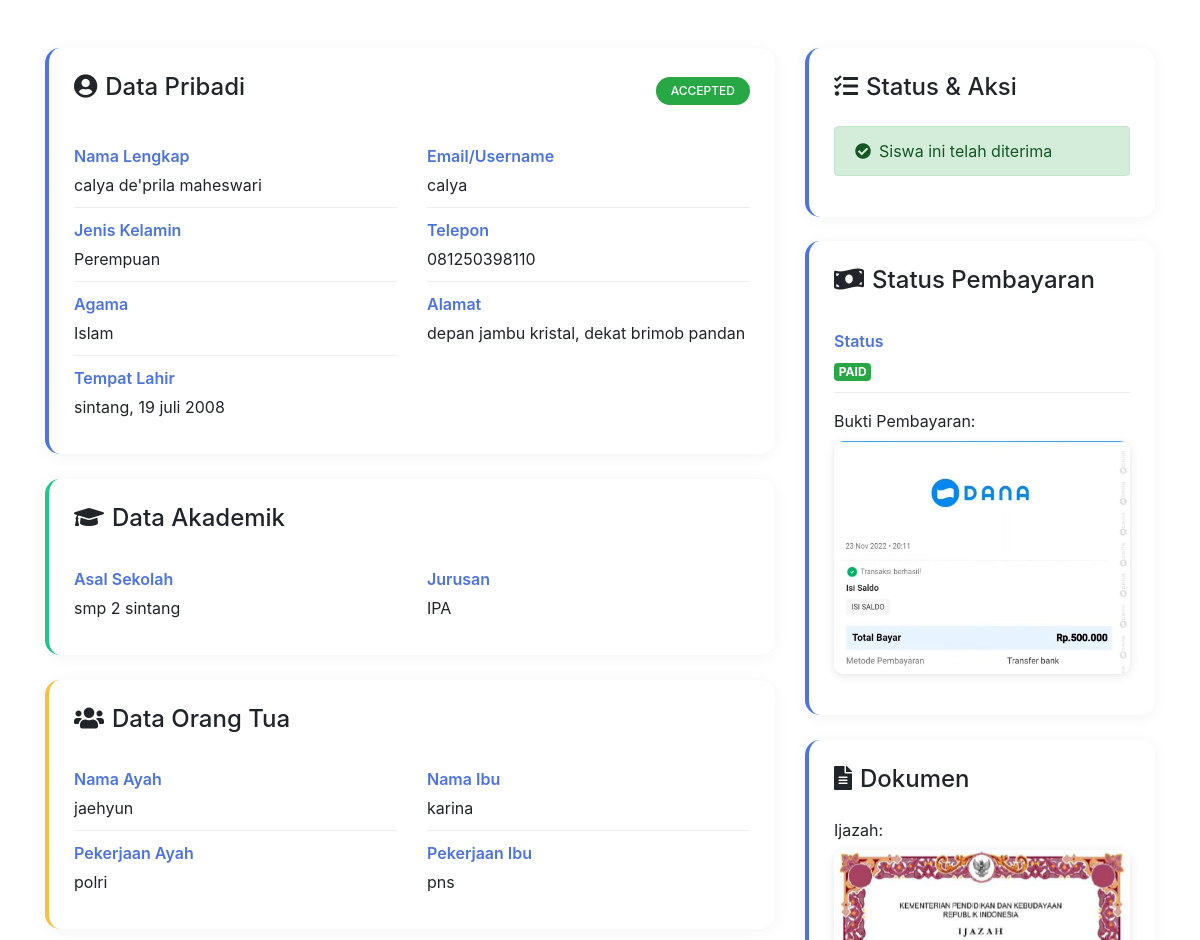
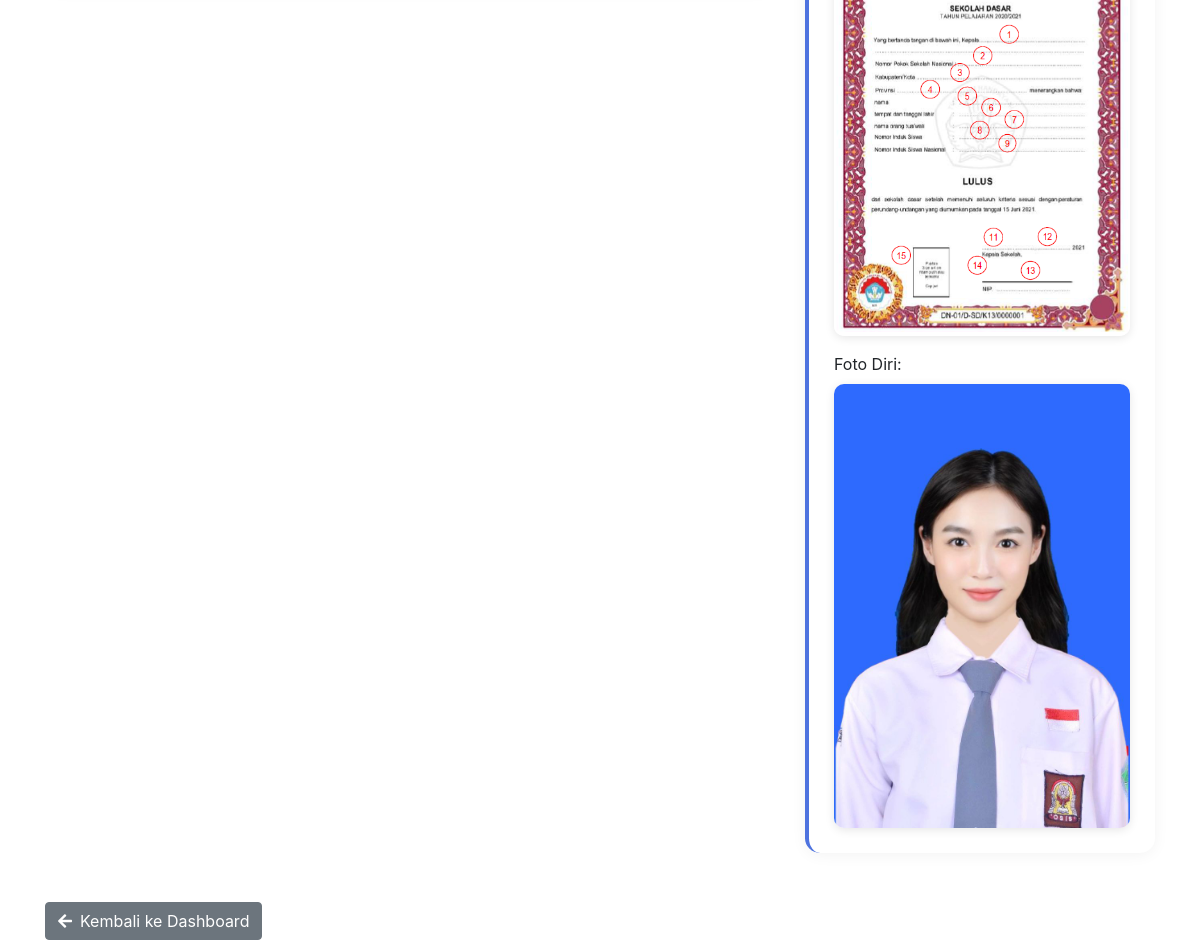
The page /admin/detail/3 on the database its author committed (2 pictures, top to bottom).
### models.py (models this page shows, shortened)
class User(UserMixin, db.Model):
    __tablename__ = 'user'
    id = db.Column(db.Integer, primary_key=True)
    username = db.Column(db.String(80), unique=True, nullable=False)
    password = db.Column(db.String(120), nullable=False)
    role = db.Column(db.String(20), nullable=False, default='user')
    status = db.Column(db.String(20), nullable=False, default='pending')
    full_name = db.Column(db.String(100))
    phone = db.Column(db.String(20))
    address = db.Column(db.String(200))
    jurusan = db.Column(db.String(50))
    payment_status = db.Column(db.String(20), default='unpaid')  # unpaid/pending/paid
    payment_proof = db.Column(db.String(200))
    bank_name = db.Column(db.String(50))
    sender_name = db.Column(db.String(100))
    bukti_pembayaran = db.Column(db.String(200))
    ijasah = db.Column(db.String(200))
    foto_diri = db.Column(db.String(200))
    tempat_lahir = db.Column(db.String(200))
    asal_sekolah = db.Column(db.String(200))
    nama_ayah = db.Column(db.String(100))
    pekerjaan_ayah = db.Column(db.String(100))
    nama_ibu = db.Column(db.String(100))
    pekerjaan_ibu = db.Column(db.String(100))
    gender = db.Column(db.String(20))
    agama = db.Column(db.String(20))

### factory.py (the view)
    @app.route('/admin/detail/<int:user_id>', methods=['GET'])
    def admin_detail(user_id):
        from models import User
        user = User.query.get(user_id)
        if user:
            return render_template("admin_detail.html", user=user)
        return redirect(url_for('admin_dashboard'))

### templates/admin_detail.html (shortened to what this page needs)
<!DOCTYPE html>
<html>
<head>
  <link href="https://maxcdn.bootstrapcdn.com/bootstrap/4.5.2/css/bootstrap.min.css" rel="stylesheet">
  <link href="https://cdnjs.cloudflare.com/ajax/libs/font-awesome/5.15.4/css/all.min.css" rel="stylesheet">
</head>
<body>
  <div class="container mt-5">
    <div class="row">
      <div class="col-md-8">
        <div class="info-section">
          <div class="d-flex justify-content-between align-items-center mb-4">
            <h4><i class="fas fa-user-circle mr-2"></i>Data Pribadi</h4>
            <span class="status-badge badge badge-{{ 'success' if user.status == 'accepted' else 'warning' if user.status == 'pending' else 'danger' }}">
              {{ user.status|upper }}
            </span>
          </div>
          <div class="row">
            <div class="col-md-6">
              <div class="info-item">
                <div class="info-label">Nama Lengkap</div>
                <div>{{ user.full_name or '-' }}</div>
              </div>
              <div class="info-item">
                <div class="info-label">Jenis Kelamin</div>
                <div>{{ user.gender or '-' }}</div>
              </div>
              <div class="info-item">
                <div class="info-label">Agama</div>
                <div>{{ user.agama or '-' }}</div>
              </div>
              <div class="info-item">
                <div class="info-label">Tempat Lahir</div>
                <div>{{ user.tempat_lahir or '-' }}</div>
              </div>
            </div>
            <div class="col-md-6">
              <div class="info-item">
                <div class="info-label">Email/Username</div>
                <div>{{ user.username }}</div>
              </div>
              <div class="info-item">
                <div class="info-label">Telepon</div>
                <div>{{ user.phone or '-' }}</div>
              </div>
              <div class="info-item">
                <div class="info-label">Alamat</div>
                <div>{{ user.address or '-' }}</div>
              </div>
            </div>
          </div>
        </div>
        <div class="info-section success">
          <h4 class="mb-4"><i class="fas fa-graduation-cap mr-2"></i>Data Akademik</h4>
          <div class="row">
            <div class="col-md-6">
              <div class="info-item">
                <div class="info-label">Asal Sekolah</div>
                <div>{{ user.asal_sekolah or '-' }}</div>
              </div>
            </div>
            <div class="col-md-6">
              <div class="info-item">
                <div class="info-label">Jurusan</div>
                <div>{{ user.jurusan or '-' }}</div>
              </div>
            </div>
          </div>
        </div>
        <div class="info-section warning">
          <h4 class="mb-4"><i class="fas fa-users mr-2"></i>Data Orang Tua</h4>
          <div class="row">
            <div class="col-md-6">
              <div class="info-item">
                <div class="info-label">Nama Ayah</div>
                <div>{{ user.nama_ayah or '-' }}</div>
              </div>
              <div class="info-item">
                <div class="info-label">Pekerjaan Ayah</div>
                <div>{{ user.pekerjaan_ayah or '-' }}</div>
              </div>
            </div>
            <div class="col-md-6">
              <div class="info-item">
                <div class="info-label">Nama Ibu</div>
                <div>{{ user.nama_ibu or '-' }}</div>
              </div>
              <div class="info-item">
                <div class="info-label">Pekerjaan Ibu</div>
                <div>{{ user.pekerjaan_ibu or '-' }}</div>
              </div>
            </div>
          </div>
        </div>
      </div>
      <div class="col-md-4">
        <div class="info-section mb-4">
          <h4 class="mb-4"><i class="fas fa-tasks mr-2"></i>Status & Aksi</h4>
          {% if user.status == 'pending' %}
            <div class="alert alert-info">
              <i class="fas fa-info-circle mr-2"></i>Siswa ini menunggu verifikasi
            </div>
            <form action="/admin/accept/{{ user.id }}" method="POST" class="mb-2">
              <button type="submit" class="btn btn-success btn-block btn-lg">
                <i class="fas fa-check-circle mr-2"></i>Terima Pendaftaran
              </button>
            </form>
            <form action="/admin/reject/{{ user.id }}" method="POST">
              <button type="submit" class="btn btn-danger btn-block btn-lg">
                <i class="fas fa-times-circle mr-2"></i>Tolak Pendaftaran
              </button>
            </form>
          {% elif user.status == 'accepted' %}
            <div class="alert alert-success">
              <i class="fas fa-check-circle mr-2"></i>Siswa ini telah diterima
            </div>
          {% elif user.status == 'rejected' %}
            <div class="alert alert-danger">
              <i class="fas fa-times-circle mr-2"></i>Siswa ini telah ditolak
            </div>
          {% endif %}
        </div>
        <div class="info-section">
          <h4 class="mb-4"><i class="fas fa-money-bill-wave mr-2"></i>Status Pembayaran</h4>
          <div class="info-item">
            <div class="info-label">Status</div>
            <span class="badge badge-{{ 'success' if user.payment_status == 'paid' else 'warning' if user.payment_status == 'pending' else 'danger' }}">
              {{ user.payment_status|default('BELUM BAYAR')|upper }}
            </span>
          </div>
          {% if user.payment_proof %}
            <div class="mt-3">
              <label>Bukti Pembayaran:</label>
              <img src="/static/uploads/{{ user.payment_proof }}" class="img-fluid doc-preview mb-3" alt="Bukti Pembayaran">
            </div>
          {% endif %}
        </div>
        <div class="info-section">
          <h4 class="mb-4"><i class="fas fa-file-alt mr-2"></i>Dokumen</h4>
          {% if user.ijasah %}
            <div class="mb-3">
              <label>Ijazah:</label>
              <img src="{{ url_for('static', filename='uploads/' + user.ijasah) }}" class="img-fluid doc-preview" alt="Ijazah">
            </div>
          {% endif %}
          {% if user.foto_diri %}
            <div>
              <label>Foto Diri:</label>
              <img src="{{ url_for('static', filename='uploads/' + user.foto_diri) }}" class="img-fluid doc-preview" alt="Foto Diri">
            </div>
          {% endif %}
        </div>
      </div>
    </div>
    <a href="/admin_dashboard" class="btn btn-secondary mt-4">
      <i class="fas fa-arrow-left mr-2"></i>Kembali ke Dashboard
    </a>
  </div>
</body>
</html>

### templates/admin_detail.html (style rules this page uses)
.info-section { background: white; border-radius: 15px; padding: 25px; margin-bottom: 25px; box-shadow: 0 2px 15px rgba(0,0,0,0.05); border-left: 4px solid #4e73df; }
.info-section.success { border-left-color: #1cc88a; }
.info-section.warning { border-left-color: #f6c23e; }
.info-item { padding: 10px 0; border-bottom: 1px solid #eee; }
.info-item:last-child { border-bottom: none; }
.info-label { color: #4e73df; font-weight: 600; margin-bottom: 5px; }
.doc-preview { border-radius: 10px; overflow: hidden; box-shadow: 0 2px 10px rgba(0,0,0,0.1); }
.status-badge { padding: 8px 15px; border-radius: 20px; font-weight: 500; }

### rows shown on the page
User: status "ACCEPTED", full_name "calya de'prila maheswari", gender "Perempuan", agama "Islam", tempat_lahir "sintang, 19 juli 2008", username "calya", phone "081250398110", address "depan jambu kristal, dekat brimob pandan", asal_sekolah "smp 2 sintang", jurusan "IPA", nama_ayah "jaehyun", pekerjaan_ayah "polri", nama_ibu "karina", pekerjaan_ibu "pns", payment_status "PAID", payment_proof (picture), ijasah (picture), foto_diri (picture)
